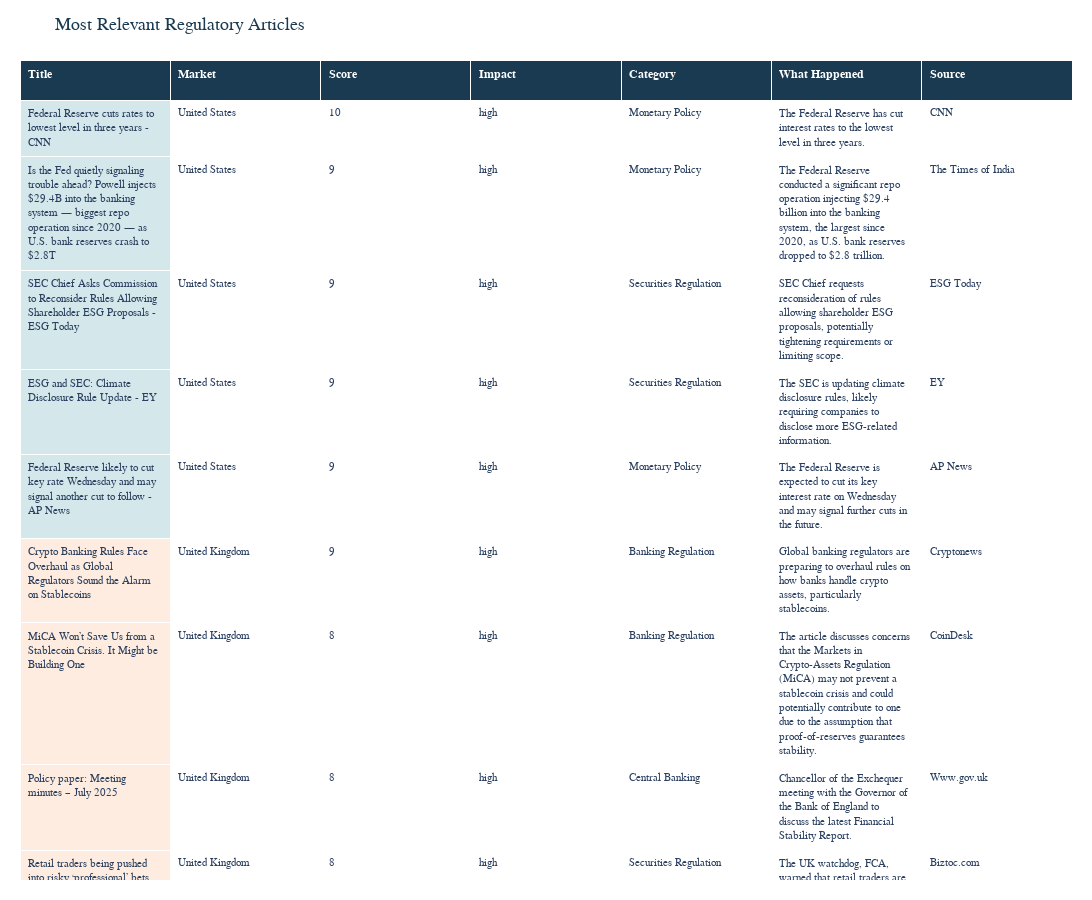

Write notebook code for a chart like this one.
### Markdown cell above
**Note**: There is clearly a data issue here, because occassionally articles get classified under the wrong market. This is something to be fixed. 

**What I'm Doing:**

- Curating top articles by selecting highest-relevance content from each market
- Deduplicating articles and filtering out low-quality sources
- Presenting structured information including event descriptions, relevance rationale, and source attribution

**What It Shows:**

- The most actionable regulatory developments across all five markets
- Specific regulatory events with clear explanations of institutional investor impact
- Variety of regulatory topics and intensity levels currently affecting each market

### Code cell
# Normalize and deduplicate
df_clean = df.copy()
df_clean['title_normalized'] = df_clean['title'].str.lower().str.replace('[^a-z0-9\s]', '', regex=True)
df_unique = df_clean.drop_duplicates(subset='title_normalized', keep='first')

# Exclude crypto-focused sources
excluded_sources = ['Economictimes.com', 'Bitcoinist', 'Cointelegraph', "newsBTC"]
df_unique = df_unique[~df_unique['source_name'].isin(excluded_sources)]
# Market order
market_order = ['United States', 'United Kingdom', 'Germany', 'Japan', 'France']

# Get top 5 per market
top_articles_list = []
for market in market_order:
    market_top = df_unique[df_unique['market_name'] == market].nlargest(5, 'relevance_score')
    top_articles_list.append(market_top)

top_articles = pd.concat(top_articles_list)

# Prepare table data
table_data = top_articles[['title', 'market_name', 'relevance_score', 'impact_level', 'category', 'what_happened', 'source_name']].copy()

# Color code by market
import matplotlib.colors as mcolors
market_colors = []
for market in table_data['market_name']:
    hex_color = COLORS['markets'][market]
    rgb = mcolors.hex2color(hex_color)
    rgba = f'rgba({int(rgb[0]*255)}, {int(rgb[1]*255)}, {int(rgb[2]*255)}, 0.2)'
    market_colors.append(rgba)

fig = go.Figure(data=[go.Table(
    header=dict(
        values=['<b>Title</b>', '<b>Market</b>', '<b>Score</b>', '<b>Impact</b>', '<b>Category</b>', '<b>What Happened</b>', '<b>Source</b>'],
        fill_color=COLORS['primary'],
        font=dict(color='white', size=12),
        align='left',
        height=40
    ),
    cells=dict(
        values=[
            table_data['title'],
            table_data['market_name'],
            table_data['relevance_score'],
            table_data['impact_level'],
            table_data['category'].str.replace('_', ' ').str.title(),
            table_data['what_happened'],
            table_data['source_name']
        ],
        fill_color=[market_colors] + [['white']*len(table_data)]*6,
        align='left',
        font=dict(size=11),
        height=30
    )
)])

fig.update_layout(
    title='Most Relevant Regulatory Articles',
    height=900,
    width=1400,
    font=dict(family='Arial, sans-serif'),
    title_font=dict(size=18, color=COLORS['primary']),
    margin=dict(l=20, r=20, t=60, b=20)
)

fig.show()
print(f"\nArticles shown: {len(top_articles)}")
print("\nReview output, then tell me which article titles to exclude")

### Figure 1 — Plotly figure (JSON) as saved in the notebook; plotly's stock layout.template omitted (floating-point values rounded to 4 significant figures; data arrays with more than 128 entries replaced by an {"elided": "..."} marker saying what was removed)
{"data": [{"cells": {"align": "left", "fill": {"color": {"elided": "7x25 str values"}}, "font": {"size": 11}, "height": 30, "values": {"elided": "7x25 mixed values"}}, "header": {"align": "left", "fill": {"color": "#1A3A52"}, "font": {"color": "white", "size": 12}, "height": 40, "values": ["<b>Title</b>", "<b>Market</b>", "<b>Score</b>", "<b>Impact</b>", "<b>Category</b>", "<b>What Happened</b>", "<b>Source</b>"]}, "type": "table"}], "layout": {"font": {"family": "Arial, sans-serif"}, "height": 900, "margin": {"b": 20, "l": 20, "r": 20, "t": 60}, "title": {"font": {"color": "#1A3A52", "size": 18}, "text": "Most Relevant Regulatory Articles"}, "width": 1400}}
